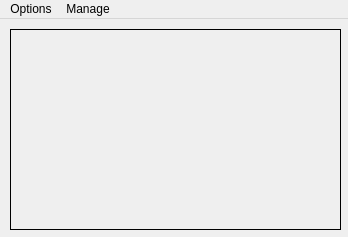
<?xml version="1.0" encoding="UTF-8"?>
<ui version="4.0">
 <class>WOPRClass</class>
 <widget class="QMainWindow" name="WOPRClass">
  <property name="geometry">
   <rect>
    <x>0</x>
    <y>0</y>
    <width>348</width>
    <height>237</height>
   </rect>
  </property>
  <property name="windowTitle">
   <string>WOPR</string>
  </property>
  <widget class="QWidget" name="centralWidget">
   <widget class="QLabel" name="label">
    <property name="geometry">
     <rect>
      <x>10</x>
      <y>10</y>
      <width>331</width>
      <height>201</height>
     </rect>
    </property>
    <property name="frameShape">
     <enum>QFrame::Box</enum>
    </property>
    <property name="text">
     <string/>
    </property>
    <property name="pixmap">
     <pixmap resource="Wopr.qrc">:/WOPR/WOPR.png</pixmap>
    </property>
    <property name="scaledContents">
     <bool>true</bool>
    </property>
   </widget>
  </widget>
  <widget class="QMenuBar" name="menuBar">
   <property name="geometry">
    <rect>
     <x>0</x>
     <y>0</y>
     <width>348</width>
     <height>18</height>
    </rect>
   </property>
   <widget class="QMenu" name="menuOptions">
    <property name="title">
     <string>Options</string>
    </property>
    <addaction name="actionStart_Feeds"/>
   </widget>
   <widget class="QMenu" name="menuManage">
    <property name="title">
     <string>Manage</string>
    </property>
    <addaction name="actionAdd_Option"/>
   </widget>
   <addaction name="menuOptions"/>
   <addaction name="menuManage"/>
  </widget>
  <action name="actionStart_Feeds">
   <property name="text">
    <string>Start WOPR</string>
   </property>
  </action>
  <action name="actionAdd_New_Option">
   <property name="text">
    <string>Add New Option</string>
   </property>
  </action>
  <action name="actionAdd_Option">
   <property name="text">
    <string>Add Option Symbol</string>
   </property>
  </action>
 </widget>
 <layoutdefault spacing="6" margin="11"/>
 <resources>
  <include location="Wopr.qrc"/>
 </resources>
 <connections/>
</ui>
